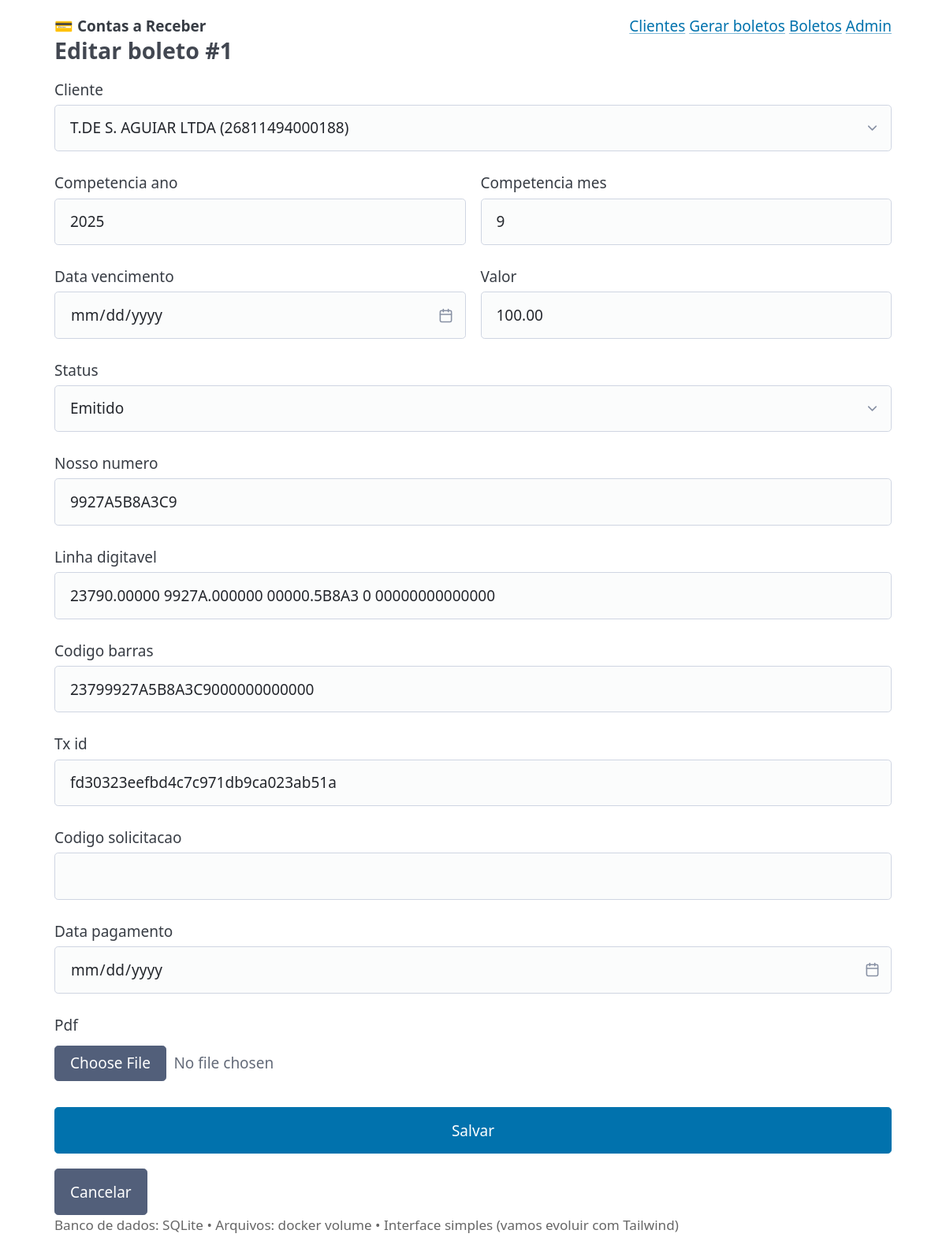
/boletos/1/editar/ (signed in), run on an earlier commit of the app's database.
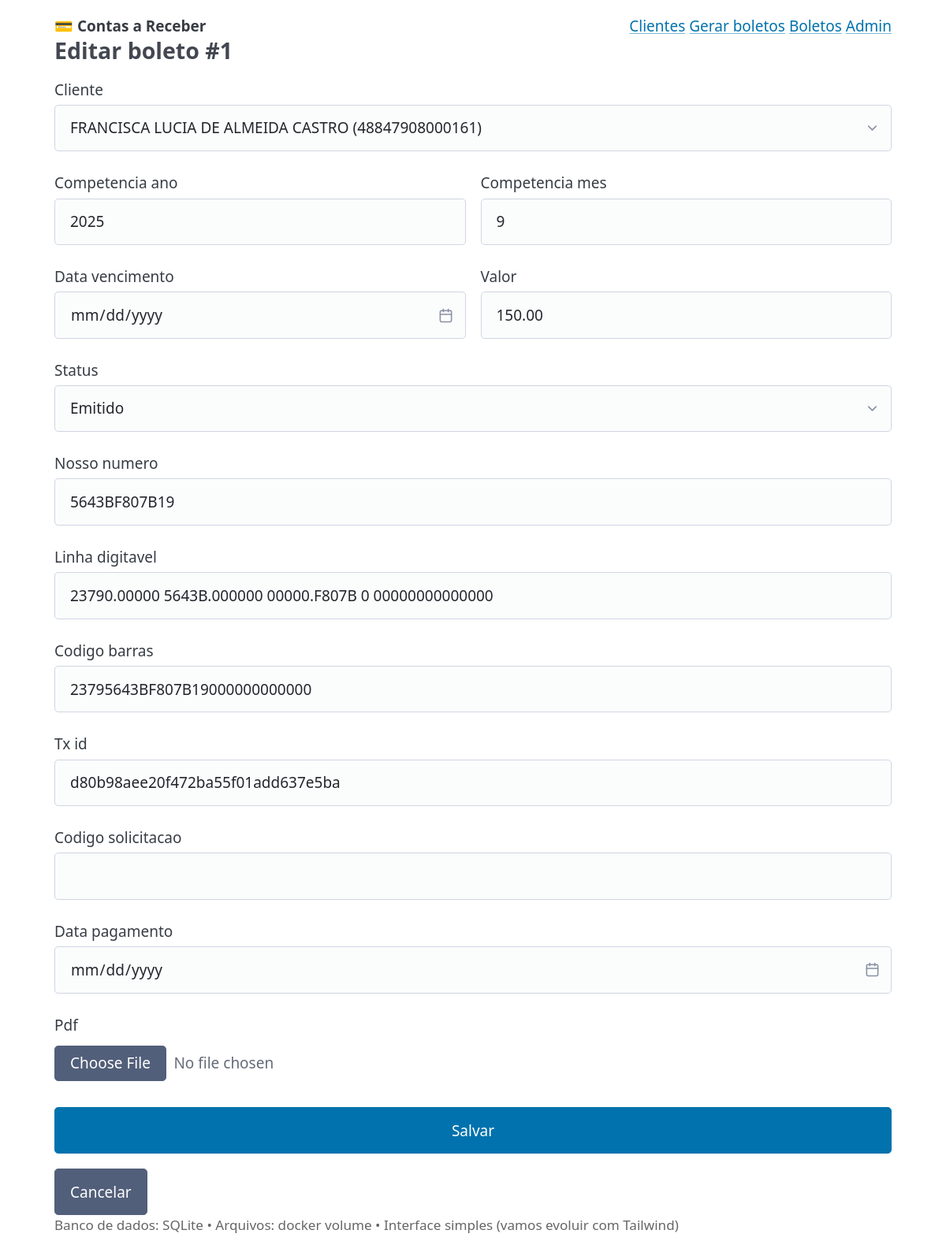
And on a later commit of the database.
### billing/models.py (models this page shows, shortened)
class Boleto(models.Model):
    STATUS_CHOICES = [
        ('novo', 'Novo'),
        ('emitido', 'Emitido'),
        ('pago', 'Pago'),
        ('cancelado', 'Cancelado'),
        ('erro', 'Erro'),
    ]
    cliente = models.ForeignKey(Cliente, on_delete=models.CASCADE, related_name='boletos')
    competencia_ano = models.PositiveSmallIntegerField()
    competencia_mes = models.PositiveSmallIntegerField()
    data_vencimento = models.DateField()
    valor = models.DecimalField(max_digits=12, decimal_places=2)
    nosso_numero = models.CharField(max_length=64, blank=True)
    linha_digitavel = models.CharField(max_length=100, blank=True)
    codigo_barras = models.CharField(max_length=100, blank=True)
    tx_id = models.CharField(max_length=100, blank=True)
    codigo_solicitacao = models.CharField(max_length=100, blank=True)
    status = models.CharField(max_length=10, choices=STATUS_CHOICES, default='novo')
    erro_msg = models.TextField(blank=True)
    pdf = models.FileField(upload_to='boletos/', blank=True, null=True)
    data_pagamento = models.DateField(blank=True, null=True)
    criado_em = models.DateTimeField(auto_now_add=True)
    class Meta:
        unique_together = ('cliente', 'competencia_ano', 'competencia_mes')

### billing/views.py (the view)
# urls.py: path("boletos/<int:boleto_id>/editar/", views.boleto_update, name="boleto_update"),
@login_required
def boleto_update(request, boleto_id: int):
    boleto = get_object_or_404(Boleto, id=boleto_id)
    form = BoletoForm(request.POST or None, request.FILES or None, instance=boleto)
    if form.is_valid():
        boleto = form.save()
        messages.success(request, f"Boleto atualizado para {boleto.cliente.nome}.")
        return redirect("boletos_list")
    return render(request, "billing/boleto_form.html", {"form": form, "titulo": f"Editar boleto #{boleto.id}"})

### billing/forms.py
class BoletoForm(forms.ModelForm):
    class Meta:
        model = Boleto
        fields = [
            "cliente",
            "competencia_ano",
            "competencia_mes",
            "data_vencimento",
            "valor",
            "status",
            "nosso_numero",
            "linha_digitavel",
            "codigo_barras",
            "tx_id",
            "codigo_solicitacao",
            "data_pagamento",
            "pdf",
        ]
        widgets = {
            "competencia_ano": forms.NumberInput(attrs={"min": 2000, "max": 2100}),
            "competencia_mes": forms.NumberInput(attrs={"min": 1, "max": 12}),
            "data_vencimento": forms.DateInput(attrs={"type": "date"}),
            "data_pagamento": forms.DateInput(attrs={"type": "date"}),
            "valor": forms.NumberInput(attrs={"step": "0.01"}),
        }

### billing/models.py (called while the page is built)
    def __str__(self):
        return f"{self.nome} ({self.cpfCnpj})"

### templates/billing/boleto_form.html (shortened to what this page needs)
{% extends "base.html" %}
{% block content %}
  <h3>{{ titulo }}</h3>
  <form method="post" enctype="multipart/form-data" novalidate>
    <label>{{ form.cliente.label }} {{ form.cliente }}</label>
    <div class="grid">
      <label>{{ form.competencia_ano.label }} {{ form.competencia_ano }}</label>
      <label>{{ form.competencia_mes.label }} {{ form.competencia_mes }}</label>
    </div>
    <div class="grid">
      <label>{{ form.data_vencimento.label }} {{ form.data_vencimento }}</label>
      <label>{{ form.valor.label }} {{ form.valor }}</label>
    </div>
    <label>{{ form.status.label }} {{ form.status }}</label>
    <label>{{ form.nosso_numero.label }} {{ form.nosso_numero }}</label>
    <label>{{ form.linha_digitavel.label }} {{ form.linha_digitavel }}</label>
    <label>{{ form.codigo_barras.label }} {{ form.codigo_barras }}</label>
    <label>{{ form.tx_id.label }} {{ form.tx_id }}</label>
    <label>{{ form.codigo_solicitacao.label }} {{ form.codigo_solicitacao }}</label>
    <label>{{ form.data_pagamento.label }} {{ form.data_pagamento }}</label>
    <label>{{ form.pdf.label }} {{ form.pdf }}</label>
    <button type="submit">Salvar</button>
    <a href="{% url 'boletos_list' %}" role="button" class="secondary">Cancelar</a>
  </form>
{% endblock %}

What changed in the data, as far as the page shows it:
changed Boleto "Emitido": cliente "T.DE S. AGUIAR LTDA (26811494000188)" → "FRANCISCA LUCIA DE ALMEIDA CASTRO (48847908000161)"; valor "100.00" → "150.00"; nosso_numero "9927A5B8A3C9" → "5643BF807B19"; linha_digitavel "23790.00000 9927A.000000 00000.5B8A3 0 00000000000000" → "23790.00000 5643B.000000 00000.F807B 0 00000000000000"; codigo_barras "23799927A5B8A3C9000000000000" → "23795643BF807B19000000000000"; tx_id "fd30323eefbd4c7c971db9ca023ab51a" → "d80b98aee20f472ba55f01add637e5ba"
